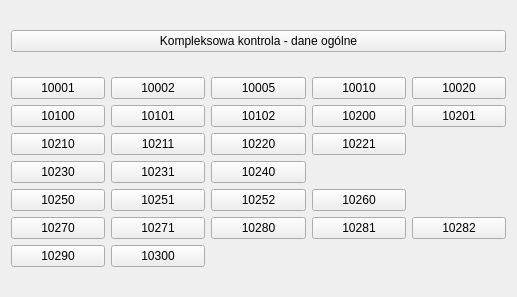
            <widget class="QWidget" name="daneogolne">
             <property name="geometry">
              <rect>
               <x>0</x>
               <y>0</y>
               <width>517</width>
               <height>297</height>
              </rect>
             </property>
             <attribute name="label">
              <string>Dane ogólne</string>
             </attribute>
             <layout class="QGridLayout" name="gridLayout_13">
              <item row="1" column="0">
               <layout class="QGridLayout" name="gridLayout_12">
                <item row="1" column="2">
                 <widget class="QPushButton" name="pushButton10102">
                  <property name="toolTip">
                   <string>Kontrola długości tekstu, kontrola zwraca błąd przy niedostatecznej długości tekstu (długość &lt; 4 znaków).</string>
                  </property>
                  <property name="text">
                   <string>10102</string>
                  </property>
                 </widget>
                </item>
                <item row="4" column="0">
                 <widget class="QPushButton" name="pushButton10250">
                  <property name="toolTip">
                   <string>Kontrola wprowadzeina powierzchni stanowiska. Kontrola zwraca błąd w przypadku wprowadzenia zerowej wartość powierzchni.</string>
                  </property>
                  <property name="text">
                   <string>10250</string>
                  </property>
                 </widget>
                </item>
                <item row="5" column="4">
                 <widget class="QPushButton" name="pushButton10282">
                  <property name="toolTip">
                   <string>Kontrola sprawdzająca wprowadzenie informacji o przyczynie niedostępności dla płatów niedostępnych.</string>
                  </property>
                  <property name="text">
                   <string>10282</string>
                  </property>
                 </widget>
                </item>
                <item row="4" column="3">
                 <widget class="QPushButton" name="pushButton10260">
                  <property name="toolTip">
                   <string>Kontrola wprowadzenia informacji o zarządzającym terenem.</string>
                  </property>
                  <property name="text">
                   <string>10260</string>
                  </property>
                 </widget>
                </item>
                <item row="1" column="3">
                 <widget class="QPushButton" name="pushButton10200">
                  <property name="toolTip">
                   <string>Kontrola wprowadzenia opisu stanowiska.</string>
                  </property>
                  <property name="text">
                   <string>10200</string>
                  </property>
                 </widget>
                </item>
                <item row="1" column="0">
                 <widget class="QPushButton" name="pushButton10100">
                  <property name="toolTip">
                   <string>Kontrola sprawdzająca oznaczenie rezygnacji z monitoringu w przypadku wskazania siedliska nieinwentaryzowanego w projekcie.</string>
                  </property>
                  <property name="text">
                   <string>10100</string>
                  </property>
                 </widget>
                </item>
                <item row="0" column="4">
                 <widget class="QPushButton" name="pushButton10020">
                  <property name="toolTip">
                   <string>Kontrola wprowadzenia roku monitoringu.</string>
                  </property>
                  <property name="text">
                   <string>10020</string>
                  </property>
                 </widget>
                </item>
                <item row="4" column="1">
                 <widget class="QPushButton" name="pushButton10251">
                  <property name="toolTip">
                   <string>Kontorla 'małej' wartości powierzchni. Kontrola zwraca błąd w przypadku wprowadzenia małej powierzchni płatu (&lt;0.05 ha). Może być to uzasadnione w szczególnych przypadkach (płaty cenne, opisy w dokumentacji typu PO/PZO itd.)</string>
                  </property>
                  <property name="text">
                   <string>10251</string>
                  </property>
                 </widget>
                </item>
                <item row="0" column="1">
                 <widget class="QPushButton" name="pushButton10002">
                  <property name="statusTip">
                   <string>Kontrola wprowadzenia kodu siedliska lub informacji o braku siedliska ('brak'). Brak wprowadzonej informacji jest interpretowany jako 'brak siedliska'.</string>
                  </property>
                  <property name="text">
                   <string>10002</string>
                  </property>
                 </widget>
                </item>
                <item row="0" column="3">
                 <widget class="QPushButton" name="pushButton10010">
                  <property name="toolTip">
                   <string>Kontrola wprowadzenia oceny zgodności z dokumentacją (należy wybrać jeden z kodów zgodności)</string>
                  </property>
                  <property name="text">
                   <string>10010</string>
                  </property>
                 </widget>
                </item>
                <item row="2" column="3">
                 <widget class="QPushButton" name="pushButton10221">
                  <property name="toolTip">
                   <string>Kontrola długości tekstu, kontrola zwraca błąd przy niedostatecznej długości tekstu  (długość &lt; 4 znaków).</string>
                  </property>
                  <property name="text">
                   <string>10221</string>
                  </property>
                 </widget>
                </item>
                <item row="3" column="2">
                 <widget class="QPushButton" name="pushButton10240">
                  <property name="toolTip">
                   <string>Kontrola wprowadzenia zbiorowisk roślinnych. Pusta lista zbiorowisk jest jednoznaczna z brakiem możliwości ich opisania/określenia (występują zbirowiska zastępcze/niecharakterystyczne).</string>
                  </property>
                  <property name="text">
                   <string>10240</string>
                  </property>
                 </widget>
                </item>
                <item row="0" column="2">
                 <widget class="QPushButton" name="pushButton10005">
                  <property name="toolTip">
                   <string>Kontrola wprowadzenia nazwy stanowiska. Należy wprowadzić nazwę zwyczajową/nazwę obiektu/nazwę uroczyska/adres leśny.</string>
                  </property>
                  <property name="text">
                   <string>10005</string>
                  </property>
                 </widget>
                </item>
                <item row="5" column="3">
                 <widget class="QPushButton" name="pushButton10281">
                  <property name="toolTip">
                   <string>Kontrola wprowadzenia informacji o dostępności powierzchni.</string>
                  </property>
                  <property name="text">
                   <string>10281</string>
                  </property>
                 </widget>
                </item>
                <item row="1" column="4">
                 <widget class="QPushButton" name="pushButton10201">
                  <property name="toolTip">
                   <string>Kontrola długości tekstu, kontrola zwraca błąd przy niedostatecznej długości tekstu  (długość &lt; 9 znaków).</string>
                  </property>
                  <property name="text">
                   <string>10201</string>
                  </property>
                 </widget>
                </item>
                <item row="5" column="1">
                 <widget class="QPushButton" name="pushButton10271">
                  <property name="toolTip">
                   <string>Kontrola obliczonych/wprowadzonych wpółrzędnych stanowiska (Z - wysokość)</string>
                  </property>
                  <property name="text">
                   <string>10271</string>
                  </property>
                 </widget>
                </item>
                <item row="0" column="0">
                 <widget class="QPushButton" name="pushButton10001">
                  <property name="toolTip">
                   <string>Kontrola wprowadzenia kodu siedliska lub informacji o braku siedliska ('brak'). Brak wprowadzonej informacji jest interpretowany jako 'brak siedliska'.</string>
                  </property>
                  <property name="text">
                   <string>10001</string>
                  </property>
                 </widget>
                </item>
                <item row="5" column="0">
                 <widget class="QPushButton" name="pushButton10270">
                  <property name="toolTip">
                   <string>Kontrola obliczonych/wprowadzonych wpółrzędnych stanowiska (X lub Y)</string>
                  </property>
                  <property name="text">
                   <string>10270</string>
                  </property>
                 </widget>
                </item>
                <item row="3" column="0">
                 <widget class="QPushButton" name="pushButton10230">
                  <property name="toolTip">
                   <string>Kontrola wprowadzenia form ochrony przyrody. Kontrola zwraca błąd w przypadku nie  wprowadzenia żadnej formy ochrony przyrody.</string>
                  </property>
                  <property name="text">
                   <string>10230</string>
                  </property>
                 </widget>
                </item>
                <item row="3" column="1">
                 <widget class="QPushButton" name="pushButton10231">
                  <property name="toolTip">
                   <string>Kontrola wprowadzenia siedliskowych (PLH) lub siedliskowo-ptasich (PLC) obszarów Natura 2000, do listy form ochrony przyrody.</string>
                  </property>
                  <property name="text">
                   <string>10231</string>
                  </property>
                 </widget>
                </item>
                <item row="2" column="2">
                 <widget class="QPushButton" name="pushButton10220">
                  <property name="toolTip">
                   <string>Kontrola wprowadzenia wartości przyrodniczych.</string>
                  </property>
                  <property name="text">
                   <string>10220</string>
                  </property>
                 </widget>
                </item>
                <item row="1" column="1">
                 <widget class="QPushButton" name="pushButton10101">
                  <property name="toolTip">
                   <string>Kontrola wprowadzenia uzasadnienia rezygnacji przy wprowadzonym oznaczeniu rezygnacji (odstąpienia) od monitoringu.</string>
                  </property>
                  <property name="text">
                   <string>10101</string>
                  </property>
                 </widget>
                </item>
                <item row="2" column="0">
                 <widget class="QPushButton" name="pushButton10210">
                  <property name="toolTip">
                   <string>Kontrola wprowadzenia opisu siedliska na stanowisku</string>
                  </property>
                  <property name="text">
                   <string>10210</string>
                  </property>
                 </widget>
                </item>
                <item row="2" column="1">
                 <widget class="QPushButton" name="pushButton10211">
                  <property name="toolTip">
                   <string>Kontrola długości tekstu, kontrola zwraca błąd przy niedostatecznej długości tekstu (długość &lt; 9 znaków).</string>
                  </property>
                  <property name="text">
                   <string>10211</string>
                  </property>
                 </widget>
                </item>
                <item row="4" column="2">
                 <widget class="QPushButton" name="pushButton10252">
                  <property name="toolTip">
                   <string>Kontorla 'dużej' wartości powierzchni. Kontrola zwraca błąd w przypadku wprowadzenia dużej powierzchni płatu (&gt;20.0 ha). Może być to uzasadnione w szczególnych przypadkach, płat powinien być stosunkowo jednorodny.</string>
                  </property>
                  <property name="text">
                   <string>10252</string>
                  </property>
                 </widget>
                </item>
                <item row="5" column="2">
                 <widget class="QPushButton" name="pushButton10280">
                  <property name="toolTip">
                   <string>Kontrola wprowadzenia daty monitoringu.</string>
                  </property>
                  <property name="text">
                   <string>10280</string>
                  </property>
                 </widget>
                </item>
                <item row="6" column="0">
                 <widget class="QPushButton" name="pushButton10290">
                  <property name="statusTip">
                   <string>Kontrola wprowadzenia wykonawcy monitoringu</string>
                  </property>
                  <property name="text">
                   <string>10290</string>
                  </property>
                 </widget>
                </item>
                <item row="6" column="1">
                 <widget class="QPushButton" name="pushButton10300">
                  <property name="toolTip">
                   <string>Kontrola wprowadzonej dokumentacji fotograficznej.</string>
                  </property>
                  <property name="text">
                   <string>10300</string>
                  </property>
                 </widget>
                </item>
               </layout>
              </item>
              <item row="0" column="0">
               <widget class="QPushButton" name="pushButtonK10000">
                <property name="text">
                 <string>Kompleksowa kontrola - dane ogólne</string>
                </property>
               </widget>
              </item>
             </layout>
            </widget>
